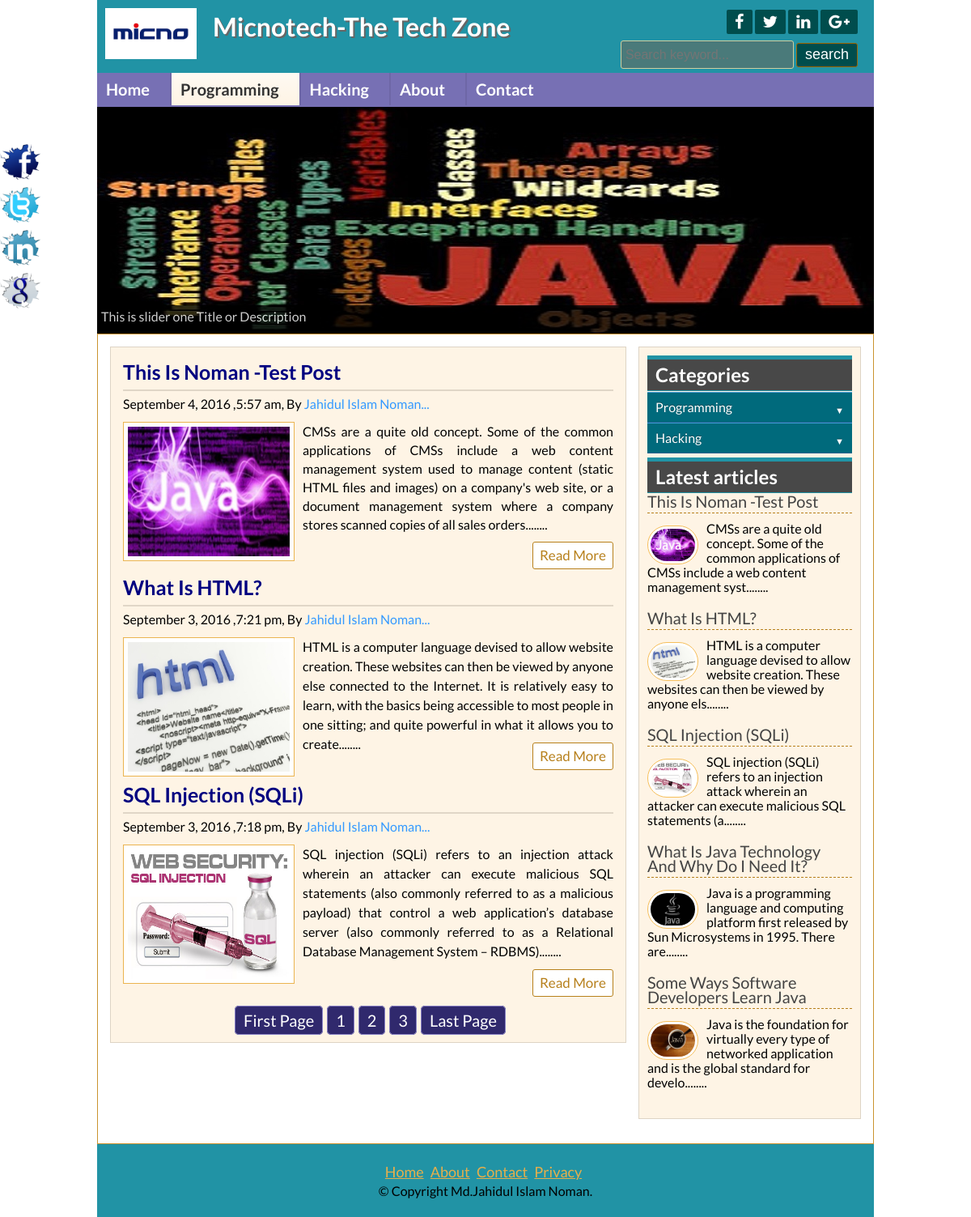
Page /programming.php on the committed database.
### tables this page shows
CREATE TABLE IF NOT EXISTS `tbl_post` (
  `id` int(11) NOT NULL AUTO_INCREMENT,
  `cat` varchar(200) DEFAULT NULL,
  `h_cat` varchar(200) DEFAULT NULL,
  `title` varchar(200) NOT NULL,
  `body` text NOT NULL,
  `image` varchar(200) NOT NULL,
  `author` varchar(200) NOT NULL,
  `date` timestamp NOT NULL DEFAULT CURRENT_TIMESTAMP ON UPDATE CURRENT_TIMESTAMP,
  `creator` varchar(300) NOT NULL,
  PRIMARY KEY (`id`)
);

### lib/Database.php (called while the page is built, shortened)
<?php
Class Database{
	public $host   = DB_HOST;
	public $user   = DB_USER;
	public $pass   = DB_PASS;
	public $dbname = DB_NAME;
	public $link;
	private function connectDB(){
	$this->link = new mysqli($this->host, $this->user, $this->pass, $this->dbname);
 }
	public function select($query){
		$result = $this->link->query($query) or die($this->link->error.__LINE__);
		if($result->num_rows > 0){
			return $result;
		} else {
			return false;
		}
	}
}

### helpers/format.php (called while the page is built, shortened)
<?php
class format{
    public function formatdate($date){
       return  date("F j, Y ,g:i a",  strtotime($date));
    }
    public function textshorten($text,$limit=300){
        $text=$text. " ";
        $text=  substr($text, 0,$limit);
        $text=  substr($text, 0,  strrpos($text, "."));
        $text=$text."........";
        return $text;
    }
    public function textshorten2($text,$limit){
        $text=$text. " ";
        $text=  substr($text, 0,$limit);
        $text=$text."........";
        return $text;
    }
}
?>

### programming.php (the view, shortened to what this page needs)
<?php include 'inc/header.php';?>
<?php include 'inc/slider.php';?>
<div class="contentsection contemplete clear">
<div class="maincontent clear">
  <?php
  $per_page=3;
  if(isset($_GET['page'])){
      $page=$_GET['page'];
  }else{
      $page=1;
  }
  $start_from=($page-1)*$per_page;
  ?>
    <?php
    $sql="SELECT * from tbl_post order by id desc limit $start_from,$per_page";
    $post=$db->select($sql);
    if($post){
        while($result=$post->fetch_assoc()){
    ?>
        <div class="samepost clear">
            <h2><a href="post.php?id=<?php echo $result['id'];?>"><?php echo ucwords($result['title']);?></a></h2>
                <h4><?php echo $fm->formatdate($result['date']);  ?>, By <a href="#"><?php echo $result['author'];?></a></h4>
                 <a href="post.php?id=<?php echo $result['id'];?>"><img src="admin/<?php echo $result['image'];?>" alt="post image"/></a>
                        <?php echo $fm->textshorten($result['body']);?>
                <div class="readmore clear">
                        <a href="post.php?id=<?php echo $result['id'];?>">Read More</a>
                </div>
        </div>
        <?php } ?>
   <?php
   $sql="SELECT * from tbl_post";
   $result=$db->select($sql);
   $total_rows=  mysqli_num_rows($result);
   $total_page=ceil($total_rows/$per_page);
   echo "<span class='pagination'><a href='index.php?page=1'>First Page</a>";
   for($i=1;$i<=$total_page;$i++){
       echo "<a  href='index.php?page=$i'>$i</a>";
   }
   echo "<a href='index.php?page=$total_page'>Last Page</a>"."</span>";?>
    <?php } else { header("Location:404.php");} ?>
</div>
<?php include 'inc/sidebar.php';?>
<?php include 'inc/footer.php';?>

### inc/sidebar.php (shortened to what this page needs)
        <div class="sidebar clear">
        <div class="samesidebar clear">
            <h2>Categories</h2>
                 <ul>
                      <li class="dropdown">
                          <a href="#" data-toggle="dropdown">Programming <i class="icon-arrow"></i></a>
                     </li>
                           <li class="dropdown">
                                <a href="#" data-toggle="dropdown">Hacking <i class="icon-arrow"></i></a>
                    </li>
               </ul>
           </div>
        <div class="samesidebar clear">
                <h2>Latest articles</h2>
                   <?php
                $sql="SELECT * from tbl_post order by id desc limit 5";
                $post=$db->select($sql);
                if($post){
                while($result=$post->fetch_assoc()){
                 ?>
                      <div class="popular clear">
                                <h3><a href="post.php?id=<?php echo $result['id'];?>"><?php echo ucwords($result['title']);?></a></h3>
                                <a href="post.php?id=<?php echo $result['id'];?>"><img src="admin/<?php echo $result['image'];?>" alt="post image"/></a>
                               <?php echo $fm->textshorten2($result['body'],110);?>
                       </div>
                  <?php } ?>
                 <?php } else { header("Location:404.php");} ?>
        </div>
</div>

### style.css (style rules this page uses)
* { margin:0;padding:0;outline:0 }
body { font-family: 'Source Sans Pro', sans-serif;font-size:14px;line-height:18px;background:url(images/bag.jpg)repeat fixed 0 0 ; }
.contemplete { margin: 0 auto; width: 928px; }
.clear { overflow:hidden; }
.contentsection { background: #ffffff none repeat scroll 0 0; border: 1px solid #ca932f; padding: 15px; }
.maincontent { background: #fef4e5 none repeat scroll 0 0; border: 1px solid #ded4c5; float: left; margin: 0 15px 15px 0; padding: 8px 15px; width: 606px; }
.pagination { display: block; font-size: 20px; margin-top: 10px; padding: 10px; text-align: center; }
.pagination a { background: #30296d none repeat scroll 0 0; border: 1px solid #8881c5; border-radius: 5px; color: #fff; margin-left: 5px; padding: 5px 10px; text-decoration: none; }
.samepost { font-weight: normal; font-size: 16px; line-height: 24px; text-align: justify; }
.samepost h2 { border-bottom: 2px solid #e0d6c7; color:#000080; font-size: 25px; margin-bottom:4px; padding: 10px 10px 10px 0; }
.samepost h2 a { color: #000080; text-decoration: none; }
.samepost h4,.about h4 { font-weight: normal; margin-bottom: 10px; margin-top: 0; }
.samepost h4 a, .about h4 a { text-decoration:none;color:#3399FF; }
.samepost img { background: #fff none repeat scroll 0 0; border: 1px solid #ebb450; float: left; margin-right: 10px; padding: 5px; width: 200px; height: 160px; }
.samepost p { font-size: 16px; line-height: 23px; text-align: justify; }
.readmore { float: right; margin-top: 10px; }
.readmore a { background: #fff none repeat scroll 0 0; border: 1px solid #b7801c; border-radius: 3px; color: #b7801c; display: block; font-size: 17px; padding: 4px 8px; text-decoration: none; }
.sidebar { background: #fef4e5 none repeat scroll 0 0; border: 1px solid #ded4c5; float: right; margin-bottom: 15px; margin-top: 0; padding: 10px; width: 253px; }
.samesidebar { margin-bottom:5px; }
.samesidebar h2 { background: #484848 none repeat scroll 0 0; border-bottom: 1px solid #2193a5; border-top: 5px solid #2193a5; color: #fff; margin-bottom: 1px; padding: 10px; }
.popular { margin-bottom: 20px; }
.popular h3 { border-bottom: 1px dashed #b7801c; font-size: 20px; font-weight: normal; margin-bottom: 10px; padding-bottom: 5px; }
.popular h3 a { text-decoration:none;color:#444 }
.popular img { background: #fff none repeat scroll 0 0; border: 1px solid #f6bf5b; border-radius: 30px; float: left; height: 40px; margin-right: 10px; margin-top: 5px; padding: 3px; width: 55px; }

### css1/side.css (style rules this page uses)
body { font-family: "Lato", Helvetica, Arial; font-size: 16px; }
*, *:before, *:after { -webkit-border-sizing: border-box; -moz-border-sizing: border-box; border-sizing: border-box; }
.dropdown a { text-decoration: none; }
.dropdown [data-toggle="dropdown"] { position: relative; display: block; color: white; background: #006a7c none repeat scroll 0 0; -moz-box-shadow: 0 1px 0 #409ad5 inset, 0 -1px 0 #20638f inset; -webkit-box-shadow: 0 1px 0 #409ad5 inset, 0 -1px 0 #20638f inset; box-shadow: 0 1px 0 #409ad5 inset, 0 -1px 0 #20638f inset; text-shadow: 0 -1px 0 rgba(0, 0, 0, 0.3); padding: 10px; }
.dropdown .icon-arrow { position: absolute; display: block; font-size: 0.7em; color: #fff; top: 14px; right: 10px; }
.dropdown .icon-arrow:before { content: '\25BC'; }

### rows in the picture
tbl_post: title "This Is Noman -Test Post", date "September 4, 2016 ,5:57 am", author "Jahidul Islam Noman...", image (picture), body "CMSs are a quite old concept. Some of the common applications of CMSs include a web content management system used to manage content (static HTML files and images) on a company's web site, or a document management system where a company stores scanned copies of all sales orders........", body "CMSs are a quite old concept. Some of the common applications of CMSs include a web content management syst........"
tbl_post: title "What Is HTML?", date "September 3, 2016 ,7:21 pm", author "Jahidul Islam Noman...", image (picture), body "HTML is a computer language devised to allow website creation. These websites can then be viewed by anyone else connected to the Internet. It is relatively easy to learn, with the basics being accessible to most people in one sitting; and quite powerful in what it allows you to create........", body "HTML is a computer language devised to allow website creation. These websites can then be viewed by anyone els........"
tbl_post: title "SQL Injection (SQLi)", date "September 3, 2016 ,7:18 pm", author "Jahidul Islam Noman...", image (picture), body "SQL injection (SQLi) refers to an injection attack wherein an attacker can execute malicious SQL statements (also commonly referred to as a malicious payload) that control a web application’s database server (also commonly referred to as a Relational Database Management System – RDBMS)........", body "SQL injection (SQLi) refers to an injection attack wherein an attacker can execute malicious SQL statements (a........"
tbl_post: title "What Is Java Technology And Why Do I Need It?", image (picture), body "Java is a programming language and computing platform first released by Sun Microsystems in 1995. There are........"
tbl_post: title "Some Ways Software Developers Learn Java", image (picture), body "Java is the foundation for virtually every type of networked application and is the global standard for develo........"
